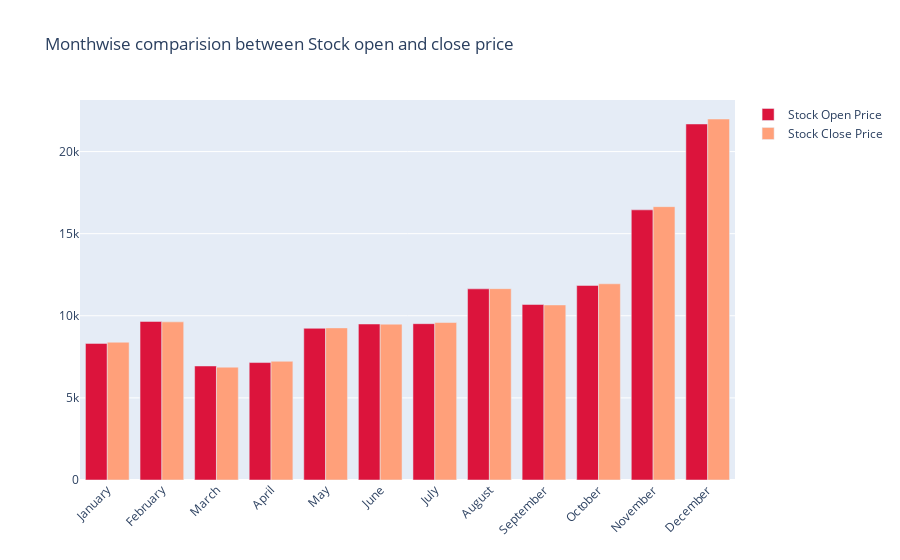

The cell this chart's notebook holds for it:
### Code cell
fig = go.Figure()

fig.add_trace(go.Bar(
    x=monthvise.index,
    y=monthvise['open'],
    name='Stock Open Price',
    marker_color='crimson'
))
fig.add_trace(go.Bar(
    x=monthvise.index,
    y=monthvise['close'],
    name='Stock Close Price',
    marker_color='lightsalmon'
))

fig.update_layout(barmode='group', xaxis_tickangle=-45,
                  title='Monthwise comparision between Stock open and close price')
fig.show()

### Figure 1 — Plotly figure (JSON) as saved in the notebook; plotly's stock layout.template omitted (floating-point values rounded to 4 significant figures)
{"data": [{"marker": {"color": "crimson"}, "name": "Stock Open Price", "x": ["January", "February", "March", "April", "May", "June", "July", "August", "September", "October", "November", "December"], "y": [8319.0, 9656.0, 6944.0, 7152.0, 9238.0, 9500.0, 9519.0, 11640.0, 10690.0, 11850.0, 16450.0, 21680.0], "type": "bar"}, {"marker": {"color": "lightsalmon"}, "name": "Stock Close Price", "x": ["January", "February", "March", "April", "May", "June", "July", "August", "September", "October", "November", "December"], "y": [8389.0, 9631.0, 6871.0, 7229.0, 9263.0, 9489.0, 9590.0, 11650.0, 10660.0, 11950.0, 16650.0, 21980.0], "type": "bar"}], "layout": {"xaxis": {"tickangle": -45}, "barmode": "group", "title": {"text": "Monthwise comparision between Stock open and close price"}}}
